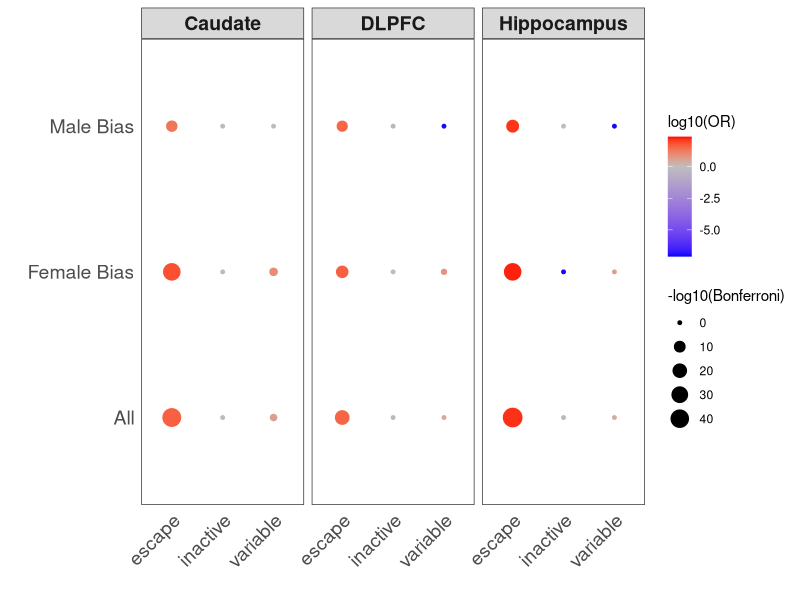
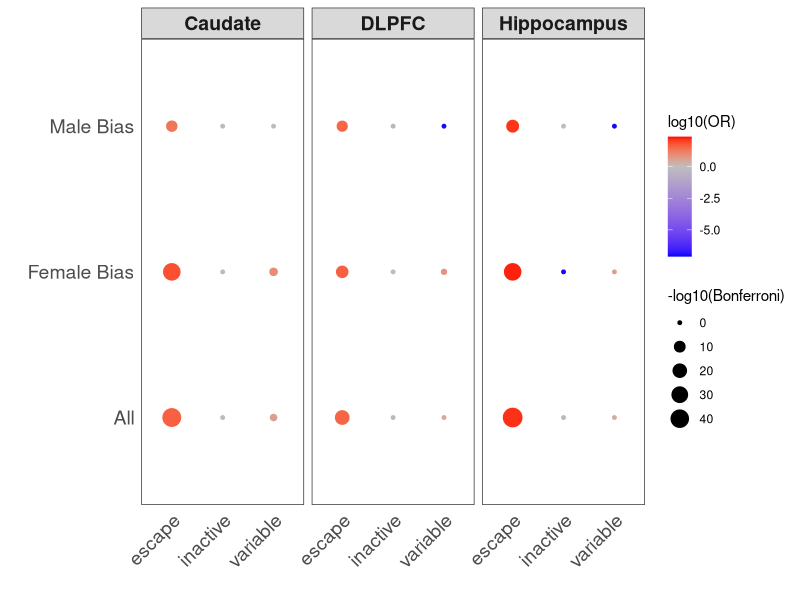
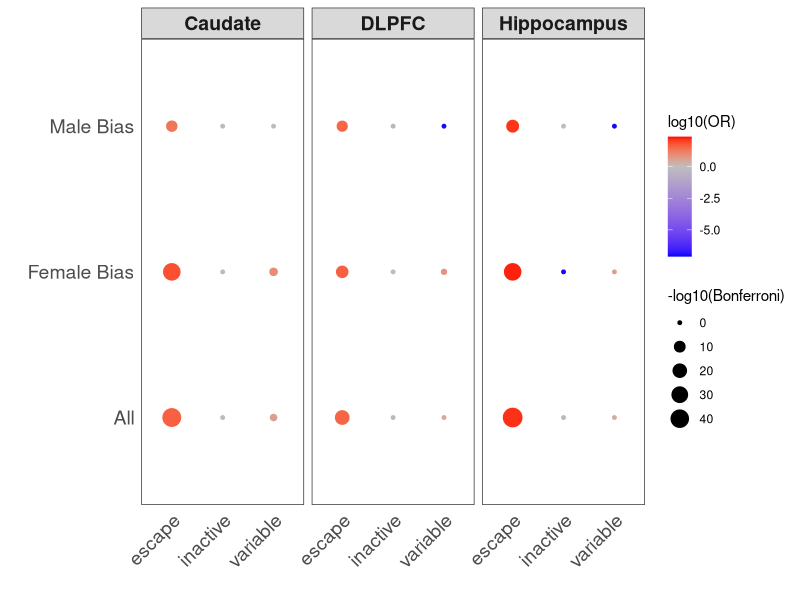

The R script that drew these images, in order: (Note: this script raises an error after producing the figures.)
## This script generates a clustered dotplot for
## enrichment analysis (XCI)

library(dplyr)
library(ggplot2)

save_plot <- function(p, fn, w, h){
    for(ext in c(".pdf", ".png", ".svg")){
        ggsave(filename=paste0(fn,ext), plot=p, width=w, height=h)
    }
}

#### Main
xci <- data.table::fread("../../_m/xci_enrichment_analysis_3brainRegions.txt")
print(xci |> filter(Bonferroni < 0.05))

err <- 0.0000001
df  <- xci |> 
    mutate(`-log10(Bonferroni)` = -log10(Bonferroni), 
           `OR Percentile` = OR / (1+OR), 
           `log10(OR)` = log10(OR+err)) 
y1 <- max(df$`log10(OR)`)+0.1
y0 <- min(df$`log10(OR)`)-0.1

dotplot <- df |> 
    ggplot(aes(x=`XCI status`, y=Direction, color=`log10(OR)`, 
               size=`-log10(Bonferroni)`)) + 
    geom_point() + ylab('') + xlab('') + facet_grid(~Tissue) +
    scale_color_gradientn(colors=c("blue", "grey", "red"), 
                          values=scales::rescale(c(y0, 0, y1)), 
                          limits=c(y0, y1)) +
    theme_bw() + 
    theme(axis.line  = element_blank(), 
          axis.text.x = element_text(angle = 45, hjust=1), 
          axis.text = element_text(size=14), 
          axis.ticks = element_blank(), 
          legend.position="right", 
          panel.grid = element_blank(), 
          strip.text=element_text(size=14, face="bold"))

save_plot(dotplot, "dotplot_enrichment_xci", 9, 4)

#### Reproducibility information
Sys.time()
proc.time()
options(width = 120)
sessioninfo::session_info()
